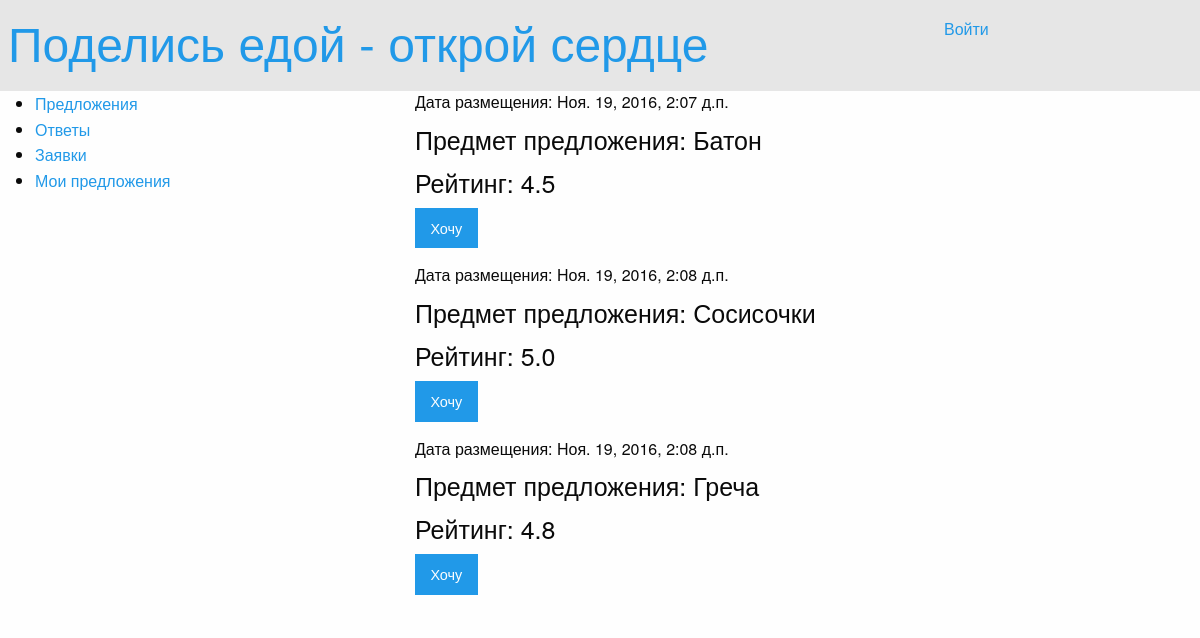
The app's page /basicview/offers/ with its own data.
### offers/models.py (models this page shows)
class Offer(models.Model):
    class Meta:
        db_table = "offer"
    offer_title = models.CharField(max_length=200)
    offer_address = models.TextField()
    offer_date = models.DateTimeField()
    offer_radius = models.IntegerField()
    offer_rate = models.FloatField()

### offers/views.py (the view)
# urls.py: url(r'^basicview/', include("offers.urls")),
def offers(request):
    all_offers = Offer.objects.all()
    return render_to_response('offers.html', {
        'offers': all_offers,
        'username': auth.get_user(request).username
    })

### offers/templates/offers.html (shortened to what this page needs)
{% extends 'main.html' %}
{% load staticfiles %}
{% block offers %}
<!DOCTYPE html>
<html lang="ru">
<head>
</head>
<body>
    <div class="large-8 columns">
        {% for offer in offers %}
            <h6>Дата размещения: {{ offer.offer_date }}</h6>
            <h4>Предмет предложения: {{ offer.offer_title }}</h4>
            <h4>Рейтинг: {{ offer.offer_rate }}</h4>
            <button class="button">Хочу</button>
        {% endfor %}
    </div>
</body>
</html>
{% endblock %}

### records on screen
Offer: offer_date "Ноя. 19, 2016, 2:07 д.п.", offer_title "Батон", offer_rate "4.5"
Offer: offer_date "Ноя. 19, 2016, 2:08 д.п.", offer_title "Сосисочки", offer_rate "5.0"
Offer: offer_date "Ноя. 19, 2016, 2:08 д.п.", offer_title "Греча", offer_rate "4.8"
